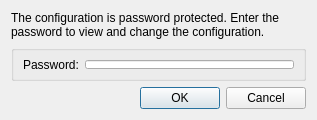
<?xml version="1.0" encoding="UTF-8"?>
<ui version="4.0">
 <class>CheckPasswordDialog</class>
 <widget class="QDialog" name="CheckPasswordDialog">
  <property name="geometry">
   <rect>
    <x>0</x>
    <y>0</y>
    <width>317</width>
    <height>120</height>
   </rect>
  </property>
  <property name="windowTitle">
   <string>Password Protection</string>
  </property>
  <layout class="QVBoxLayout" name="verticalLayout">
   <item>
    <widget class="QLabel" name="label">
     <property name="text">
      <string>The configuration is password protected. Enter the password to view and change the configuration.</string>
     </property>
     <property name="wordWrap">
      <bool>true</bool>
     </property>
    </widget>
   </item>
   <item>
    <widget class="QGroupBox" name="groupBox">
     <property name="title">
      <string/>
     </property>
     <layout class="QHBoxLayout" name="horizontalLayout">
      <item>
       <widget class="QLabel" name="label_pass">
        <property name="text">
         <string>Password:</string>
        </property>
       </widget>
      </item>
      <item>
       <widget class="QLineEdit" name="edit_pass">
        <property name="maxLength">
         <number>32</number>
        </property>
        <property name="echoMode">
         <enum>QLineEdit::EchoMode::Password</enum>
        </property>
       </widget>
      </item>
     </layout>
    </widget>
   </item>
   <item>
    <widget class="DialogButtonBox" name="button_box">
     <property name="standardButtons">
      <set>QDialogButtonBox::StandardButton::Cancel|QDialogButtonBox::StandardButton::Ok</set>
     </property>
    </widget>
   </item>
  </layout>
 </widget>
 <customwidgets>
  <customwidget>
   <class>DialogButtonBox</class>
   <extends>QDialogButtonBox</extends>
   <header>common/ui/dialog_button_box.h</header>
  </customwidget>
 </customwidgets>
 <resources/>
 <connections/>
</ui>
